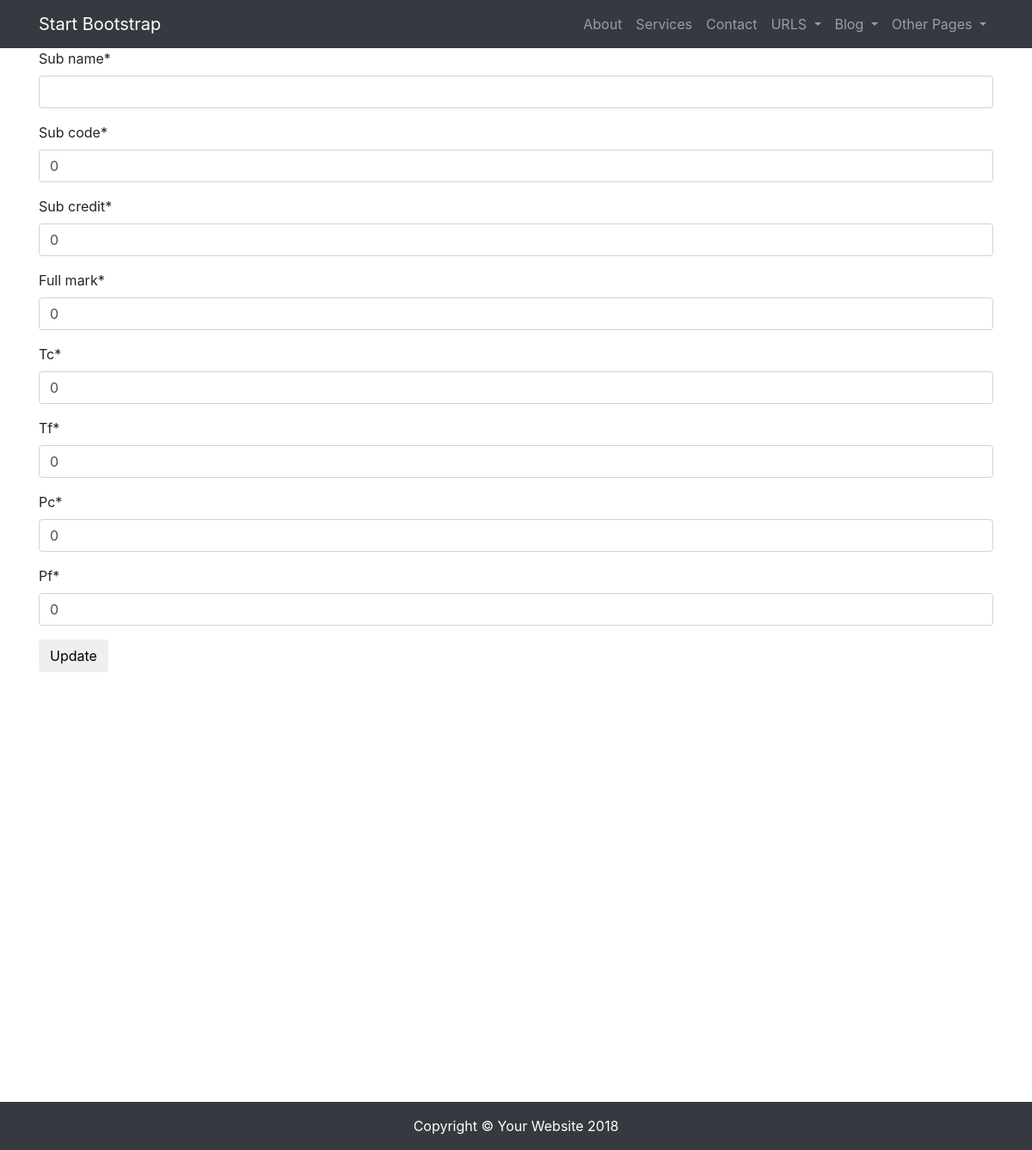
The page /subject/bangla-second-paper on the database as committed earlier.
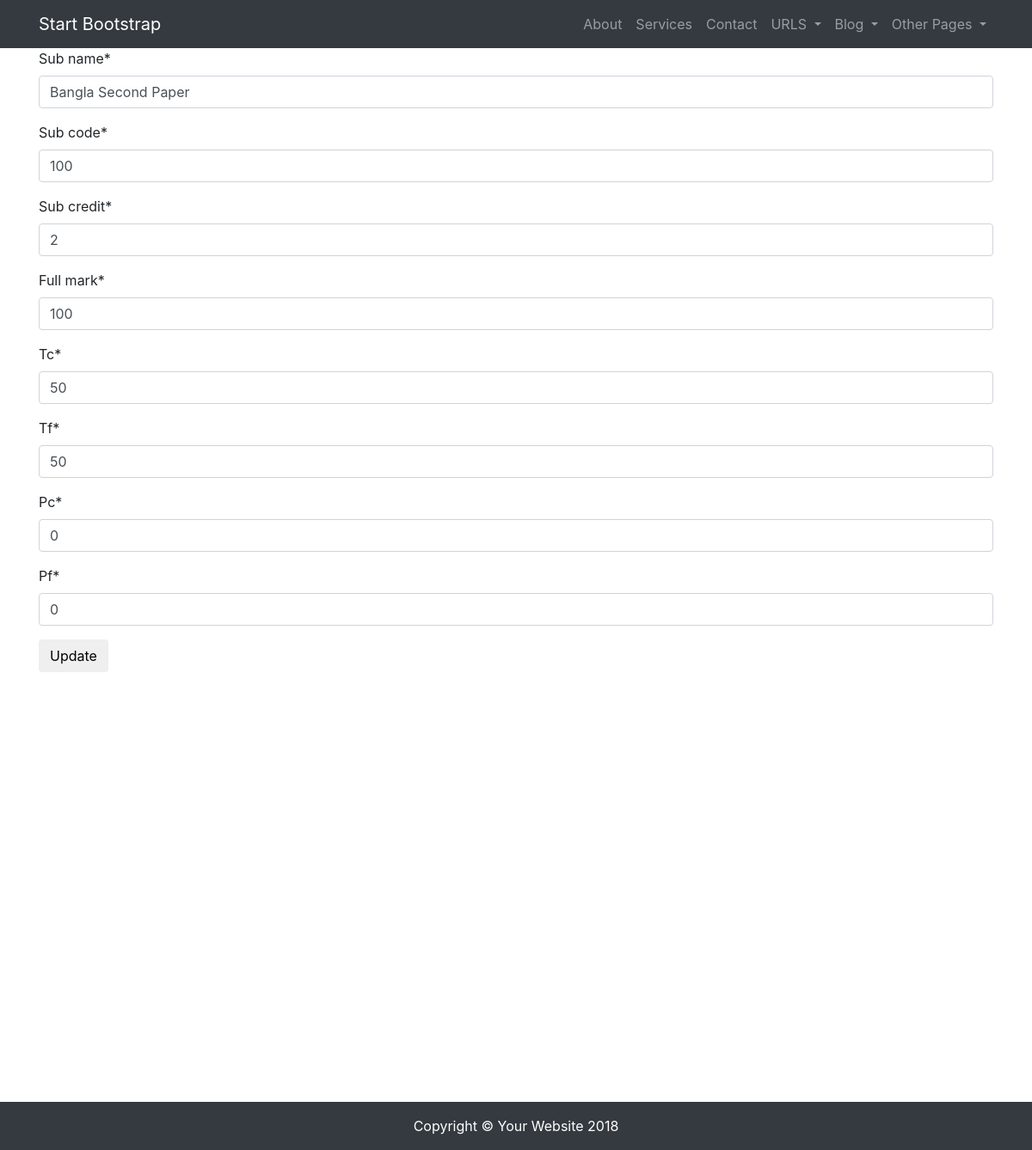
The same page on the database as committed later.
### rpiapp/models.py (models this page shows, shortened)
class Subject(models.Model):
    sub_name = models.CharField(max_length=120, default='')
    sub_code = models.IntegerField(unique=True, default=0)
    sub_credit = models.IntegerField(default=0)
    full_mark = models.IntegerField(default=0)
    tc = models.IntegerField(default=0)
    tf = models.IntegerField(default=0)
    pc = models.IntegerField(default=0)
    pf = models.IntegerField(default=0)
    slug = models.SlugField(unique=True, null=True)
    def __str__(self):  # Using this rename the model name
        return smart_text(self.sub_name)

### rpiapp/views.py (the view, shortened to what this page needs)
# urls.py: url(r'^subject/(?P<slug>[-\w]+)$', SubjectDetailView.as_view(), name='subject_details_view'),
class SubjectDetailView(SuccessMessageMixin, ModelFormMixin, MultipleObjectMixin, DetailView):
    model = Subject
    form_class = SubjectForm
    template_name = 'subject_details_view.html'
    def get_context_data(self, *args, **kwargs):
        context = super(SubjectDetailView, self).get_context_data(*args, **kwargs)
        print(context)
        return context

### rpiapp/forms.py
class SubjectForm(forms.ModelForm):
    class Meta:
        model = Subject
        fields = ['sub_name', 'sub_code', 'sub_credit', 'full_mark', 'tc', 'tf', 'pc', 'pf']

### rpiapp/views.py (called while the page is built)
    def get_object(self, queryset=None, *args, **kwargs):
        slug = self.kwargs.get('slug')
        if slug:
            try:
                obj = self.model.objects.get(slug=slug)
                return obj
            except self.model.MultipleObjectsReturned:
                obj = self.get_queryset().first()
            except:
                obj = None
            return obj
        return Http404

### rpiapp/templates/subject_details_view.html
{% extends 'base.html' %}
{% load crispy_forms_tags %}
{% block content %}
    <form method="" action="{{ request.path}}{{ '/update/' }}">{% csrf_token %}
        {{ form|crispy}}
        <button type="submit" class="btn btn-default">Update</button>
    </form>
{% endblock %}

### rpiapp/templates/base.html (shortened to what this page needs)
{% load static %}
<!DOCTYPE html>
<html lang="en">
  <head>
    <link href="{% static 'vendor/bootstrap/css/bootstrap.min.css' %}" rel="stylesheet">
    <link href="{% static 'css/modern-business.css' %}" rel="stylesheet">
  </head>
  <body>
    <nav class="navbar fixed-top navbar-expand-lg navbar-dark bg-dark fixed-top">
      <div class="container">
        <a class="navbar-brand" href="index.html">Start Bootstrap</a>
        <div class="collapse navbar-collapse" id="navbarResponsive">
          <ul class="navbar-nav ml-auto">
            <li class="nav-item">
              <a class="nav-link" href="about.html">About</a>
            </li>
            <li class="nav-item">
              <a class="nav-link" href="services.html">Services</a>
            </li>
            <li class="nav-item">
              <a class="nav-link" href="contact.html">Contact</a>
            </li>
            <li class="nav-item dropdown">
              <a class="nav-link dropdown-toggle" href="#" id="navbarDropdownPortfolio" data-toggle="dropdown" aria-haspopup="true" aria-expanded="false">
                URLS
              </a>
            </li>
            <li class="nav-item dropdown">
              <a class="nav-link dropdown-toggle" href="#" id="navbarDropdownBlog" data-toggle="dropdown" aria-haspopup="true" aria-expanded="false">
                Blog
              </a>
            </li>
            <li class="nav-item dropdown">
              <a class="nav-link dropdown-toggle" href="#" id="navbarDropdownBlog" data-toggle="dropdown" aria-haspopup="true" aria-expanded="false">
                Other Pages
              </a>
            </li>
          </ul>
        </div>
      </div>
    </nav>
    <div class="container">
        {% block content %}
        {% endblock %}
    </div>
    <div class = "footer">
    <footer class="py-5 bg-dark">
      <div class="container">
        <p class="m-0 text-center text-white">Copyright &copy; Your Website 2018</p>
      </div>
    </footer>
    </div>
  </body>
</html>

### static/css/modern-business.css (style rules this page uses)
body { padding-top: 54px; }
@media (min-width: 992px) { body { padding-top: 56px; } }
.footer { bottom: 0px; padding:500px 0 0 0; z-index:1030; bottom: 0; right: 0; left: 0; }

Rows that differ between the two databases and show on the page:
added Subject: sub_name "Bangla Second Paper", sub_code "100", sub_credit "2", full_mark "100", tc "50", tf "50", pc "0", pf "0"
Other text that changed with them:
form field sub_code: "0" → (not shown)
form field sub_credit: "0" → (not shown)
form field full_mark: "0" → (not shown)
form field tc: "0" → (not shown)
form field tf: "0" → (not shown)
form field pc: "0" → (not shown)
form field pf: "0" → (not shown)
